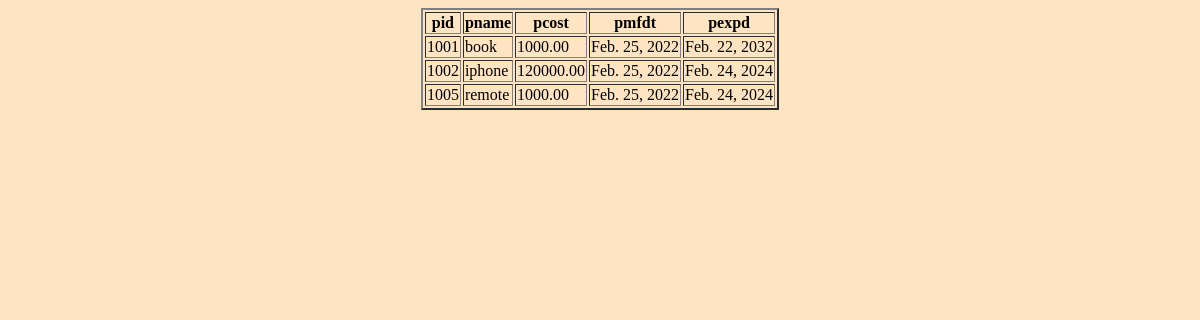
Before: /modelapp/display/ with the older database file.
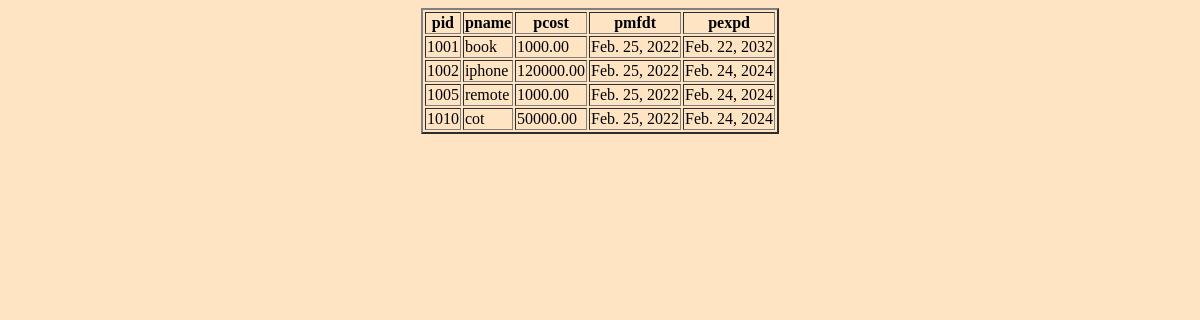
After: the same page with the newer database file.
### modelapp/models.py (models this page shows)
class Product(models.Model):
    pid=models.IntegerField(primary_key=True)
    pname=models.CharField(max_length=20)
    pcost=models.DecimalField(max_digits=10,decimal_places=2)
    pmfdt=models.DateField()
    pexpdt=models.DateField()

### modelapp/views.py (the view)
# urls.py: path('modelapp/display/',DisplayView.as_view()),
class DisplayView(View):
    def get(self,request):
        qs=Product.objects.all()
        con_dic={"records":qs}
        return render(request,"display.html",con_dic)

### templates/display.html (shortened to what this page needs)
<!DOCTYPE html>
<html lang="en">
<head>
</head>
<body bgcolor="#ffe4c4">
<table border="2" align="center">
    <tr><th>pid</th><th>pname</th><th>pcost</th><th>pmfdt</th><th>pexpd</th></tr>
    {% for rec in records %}
    <tr><td>{{ rec.pid}}</td><td>{{ rec.pname}}</td><td>{{ rec.pcost}}</td><td>{{ rec.pmfdt}}</td><td>{{ rec.pexpdt}}</td></tr>
    {%  endfor %}
</table>
</body>
</html>

Changed rows visible on the page:
added Product: pid "1010", pname "cot", pcost "50000.00", pmfdt "Feb. 25, 2022", pexpdt "Feb. 24, 2024"
